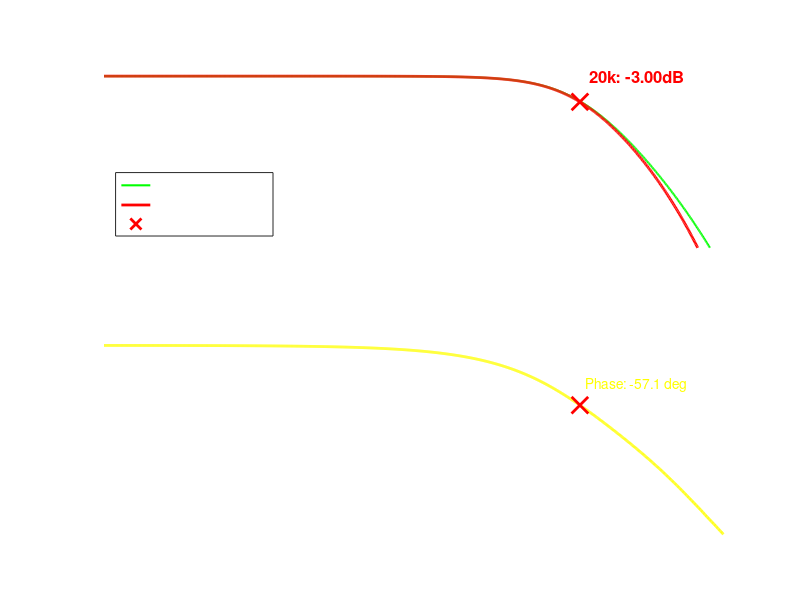

Write the MATLAB code that produced this figure.
% --- 1. Define Component Values ---
% Stage 1: Sallen-Key LPF
% TUNING: Changed R1 from 8200 to 7650 to hit exactly -3.00dB
R1 = 7725;      % 7.65k Ohm (Tuned Value)
R2 = 800;       % 800 Ohm
C1 = 1e-9;      % 1nF
C2 = 1e-9;      % 1nF

% Stage 2: Passive RC + Non-Inverting Amp
R3 = 1000;      % 1k Ohm (Kept low to avoid double-filtering)
C3 = 1e-9;      % 1nF
RG1 = 1500;     % 1.5k
R4 = 2000;      % 2k

% --- 2. Define Transfer Functions ---
s = tf('s');

% Gain of Stage 2 (Amplifier)
Gain_Stage2 = 1 + (RG1 / R4); 
DC_Gain_dB = 20 * log10(Gain_Stage2);

% Transfer Function: Stage 1 Only (Green Line)
H1 = 1 / ( (s^2 * R1 * R2 * C1 * C2) + (s * C2 * (R1 + R2)) + 1 );

% Transfer Function: Total System (Red Line)
H2 = Gain_Stage2 / (s * R3 * C3 + 1);
H_total = H1 * H2;

% --- 3. Generate Data ---
f_vec = logspace(1, 5.3, 1000); % 10 Hz to 200 kHz
w_vec = 2 * pi * f_vec;

[mag1, ~] = bode(H1, w_vec);
[mag_total, ph_total] = bode(H_total, w_vec);

mag1 = squeeze(mag1);
mag_total = squeeze(mag_total);
ph_total = squeeze(ph_total);

% Normalize: Subtract DC Gain so graph starts at 0dB
mag1_db = 20 * log10(mag1); 
mag_total_db = 20 * log10(mag_total) - DC_Gain_dB; 

% --- 4. Plotting ---
figure('Color', 'k'); % Proteus Style Black Background

% === TOP SUBPLOT: FREQUENCY RESPONSE ===
subplot(2,1,1);
semilogx(f_vec, mag1_db, 'g', 'LineWidth', 1.5, 'DisplayName', 'U1 Output (Stage 1)');
hold on;
semilogx(f_vec, mag_total_db, 'r', 'LineWidth', 2, 'DisplayName', 'U2 Output (Total)');

% Styling
set(gca, 'Color', 'k', 'XColor', 'w', 'YColor', 'w', 'GridColor', 'w', 'MinorGridColor', 'w');
grid on;
title('FREQUENCY RESPONSE', 'Color', 'w');
ylabel('GAIN (dB)', 'Color', 'w');
xlim([10 200000]); 
ylim([-20 2]); 

% Check 20kHz point
idx = find(f_vec >= 20000, 1);
val_20k = mag_total_db(idx);
plot(f_vec(idx), val_20k, 'rx', 'MarkerSize', 12, 'LineWidth', 2);
text(20000, val_20k+3, sprintf('  20k: %.2fdB', val_20k), 'Color', 'r', 'FontSize', 12, 'FontWeight', 'bold');

legend('Location', 'southwest', 'TextColor', 'w');

% === BOTTOM SUBPLOT: PHASE RESPONSE ===
subplot(2,1,2);
semilogx(f_vec, ph_total, 'y', 'LineWidth', 2);

% Styling
set(gca, 'Color', 'k', 'XColor', 'w', 'YColor', 'w', 'GridColor', 'w', 'MinorGridColor', 'w');
grid on;
title('PHASE RESPONSE', 'Color', 'w');
ylabel('PHASE (deg)', 'Color', 'w');
xlabel('FREQ (Hz)', 'Color', 'w');
xlim([10 200000]); 
ylim([-180 0]);

% Mark Phase at 20kHz
ph_20k = ph_total(idx);
hold on;
plot(f_vec(idx), ph_20k, 'rx', 'MarkerSize', 12, 'LineWidth', 2);
text(20000, ph_20k+20, sprintf('  Phase: %.1f deg', ph_20k), 'Color', 'y');
